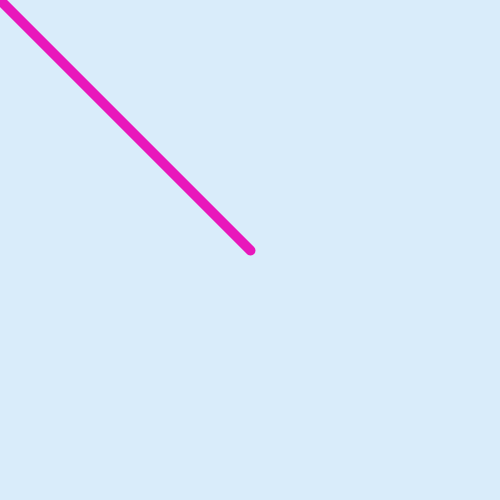
Frame 1 (no input)
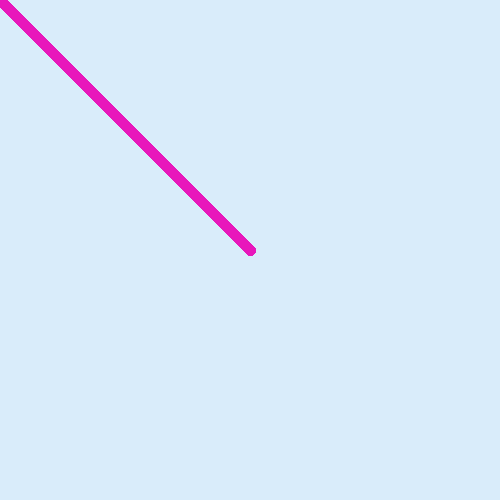
Frame 60 (the mouse pressed at the canvas centre just before this capture)
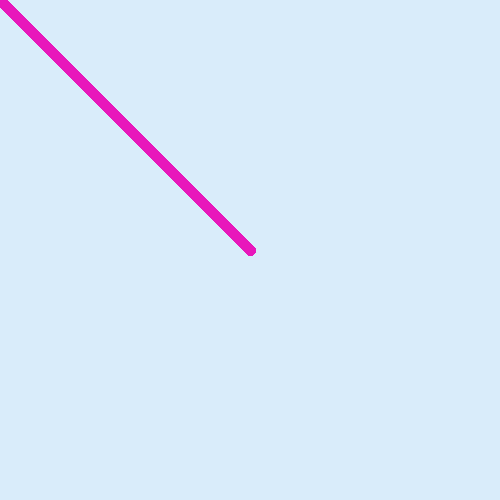
Frame 120 (the mouse held since frame 60 and released just before this capture)

The Processing sketch that drew these frames (run headless with seeded random() and noise(); from frame 60 on, the mouse is pressed at the canvas centre):

// Processing sketch: ex_7_drawing_line_pmouseXY_c
// ── ex_7_drawing_line_pmouseXY_c.pde
void setup() {
  size(500, 500);
  background(#D9ECFA);
  stroke(232,23,187);
  strokeWeight(10);
}

void draw() {
  line(mouseX, mouseY, 250, 250);
}
